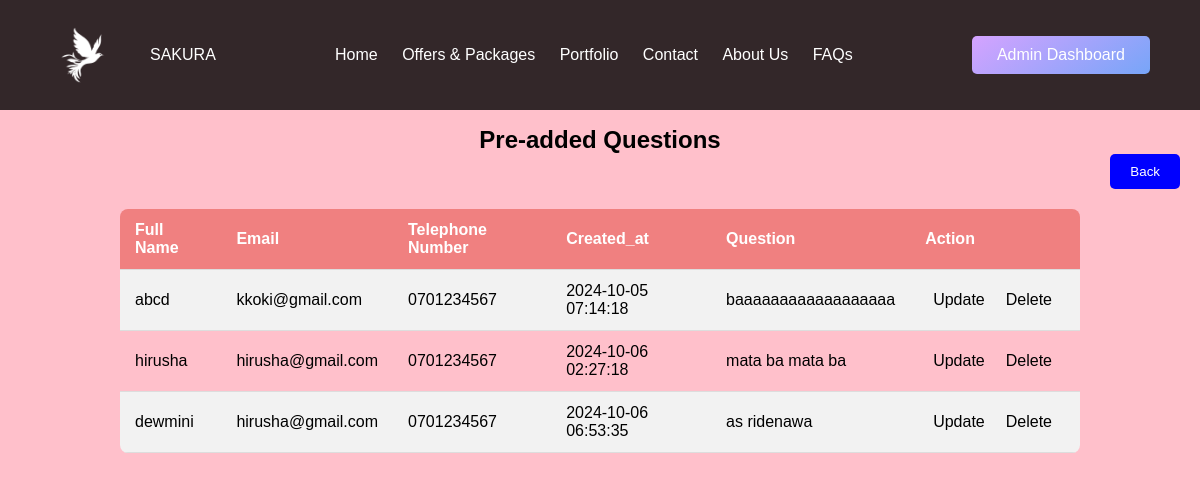
/contactdisplaypage.php, run on the app's committed database.
### tables this page shows
CREATE TABLE `messages` (
  `id` int(11) NOT NULL,
  `full_name` varchar(100) NOT NULL,
  `email` varchar(100) NOT NULL,
  `phone` varchar(20) NOT NULL,
  `subject` varchar(255) NOT NULL,
  `message` text NOT NULL,
  `created_at` timestamp NOT NULL DEFAULT current_timestamp() ON UPDATE current_timestamp()
);

### contactdisplaypage.php (the view, shortened to what this page needs)
<!DOCTYPE html>
<html>
<head>
</head>
<body>
<nav class="navbar">
    <div class="logo">
        <img src="contactus/white-logo.png" alt="Agency Logo">
        <a href="index.php">SAKURA</a>
    </div>
    <nav class="navibar">
    <div class="nav-links">
        <a href="home.php">Home</a>
        <a href="Offers&Packagers.php">Offers & Packages</a>
        <a href="index.php">Portfolio</a>
        <a href="contactpage.php">Contact</a>
        <a href="aboutUsPage.php">About Us</a>
        <a href="faq.php">FAQs</a>
    </div>
    </nav>
    <a href="adminDash.php" class="cta-btn" id="signin-btn">Admin Dashboard</a>
</nav>
    <h2>Pre-added Questions</h2>
    <div style="text-align: right;margin-right: 20px;">
    <a href="adminDash.php" style="text-decoration: none;">
        <button type="button" style="background-color: blue; color: white; padding: 10px 20px; border: none; border-radius: 5px; cursor: pointer;">
            Back
        </button>
    </a>
</div>
    <table>
        <tr>
            <th>Full Name</th>
            <th>Email</th>
            <th>Telephone Number</th>
            <th>Created_at</th>
            <th>Question</th>
            <th colspan="2">Action</th>
        </tr>
        <?php
        include 'contactConnection.php';
        $sql = "SELECT id, full_name, email,phone,subject,message,created_at FROM messages";
        $result = $con->query($sql);
        if ($result->num_rows > 0) {
            while($row = $result->fetch_assoc()) {
                echo "<tr>";
                echo "<td>" . $row["full_name"] . "</td>";
                echo "<td>" . $row["email"] . "</td>";
                echo "<td>" . $row["phone"] . "</td>";
                echo "<td>" . $row["created_at"] . "</td>";
                echo "<td>" . $row["message"] . "</td>";
                echo "<td class='opt-links'><a href='contactupdate.php?id=" . $row["id"] . "'>Update</a><a href='contactdelete.php?id=" . $row["id"] . "'>Delete</a></td>";
                echo "</tr>";
            }
        } else {
            echo "<tr><td colspan='5'>No questions found</td></tr>";
        }
        ?>
    </table>
</body>
</html>

### contactdisplaypage.php (style rules this page uses)
* { margin: 0; padding: 0; box-sizing: border-box; }
body, html { font-family: 'Poppins', sans-serif; scroll-behavior: smooth; transition: all 0.3s ease-in-out; }
a { text-decoration: none; transition: color 0.3s ease-in-out; color: black; }
.navbar { display: flex; justify-content: space-between; align-items: center; padding: 20px 50px; background-color: rgba(0, 0, 0, 0.8); color: white; position: fixed; width: 100%; top: 0; z-index: 100; transition: background-color 0.3s ease; }
.navbar a { color: white; margin-left: 20px; position: relative; padding: 5px 0; }
.navbar .logo { display: flex; align-items: center; }
.navbar .logo img { height: 70px; width: auto; max-width: 150px; margin-right: 10px; }
.navibar a::after { content: ""; position: absolute; left: 0; bottom: 0; width: 100%; height: 2px; background-color: #77A5F8; transform: scaleX(0); transition: transform 0.3s ease-in-out; }
.navbar .cta-btn { background: linear-gradient(145deg, #D5A3FF 0%, #77A5F8 100%); color: white; padding: 10px 25px; border-radius: 5px; transition: transform 0.3s ease-in-out; }
body { font-family: Arial, sans-serif; background-color:pink; margin: 0; padding: 0; }
h2 { text-align: center; }
table { width: 80%; margin: 20px auto; border-collapse: collapse; border-radius: 8px; overflow: hidden; }
th, td { padding: 12px 15px; text-align: left; border-bottom: 1px solid #ddd; }
th { background-color:lightcoral; color: white; }
tr:nth-child(even) { background-color: #f2f2f2; }
.opt-links a { margin-right: 5px; text-decoration: none; padding: 4px 8px; border-radius: 4px; }

### data on the page
messages: full_name "abcd", email "kkoki@gmail.com", phone "0701234567", created_at "2024-10-05 07:14:18", message "baaaaaaaaaaaaaaaaaa"
messages: full_name "hirusha", email "hirusha@gmail.com", phone "0701234567", created_at "2024-10-06 02:27:18", message "mata ba mata ba"
messages: full_name "dewmini", email "hirusha@gmail.com", phone "0701234567", created_at "2024-10-06 06:53:35", message "as ridenawa"
